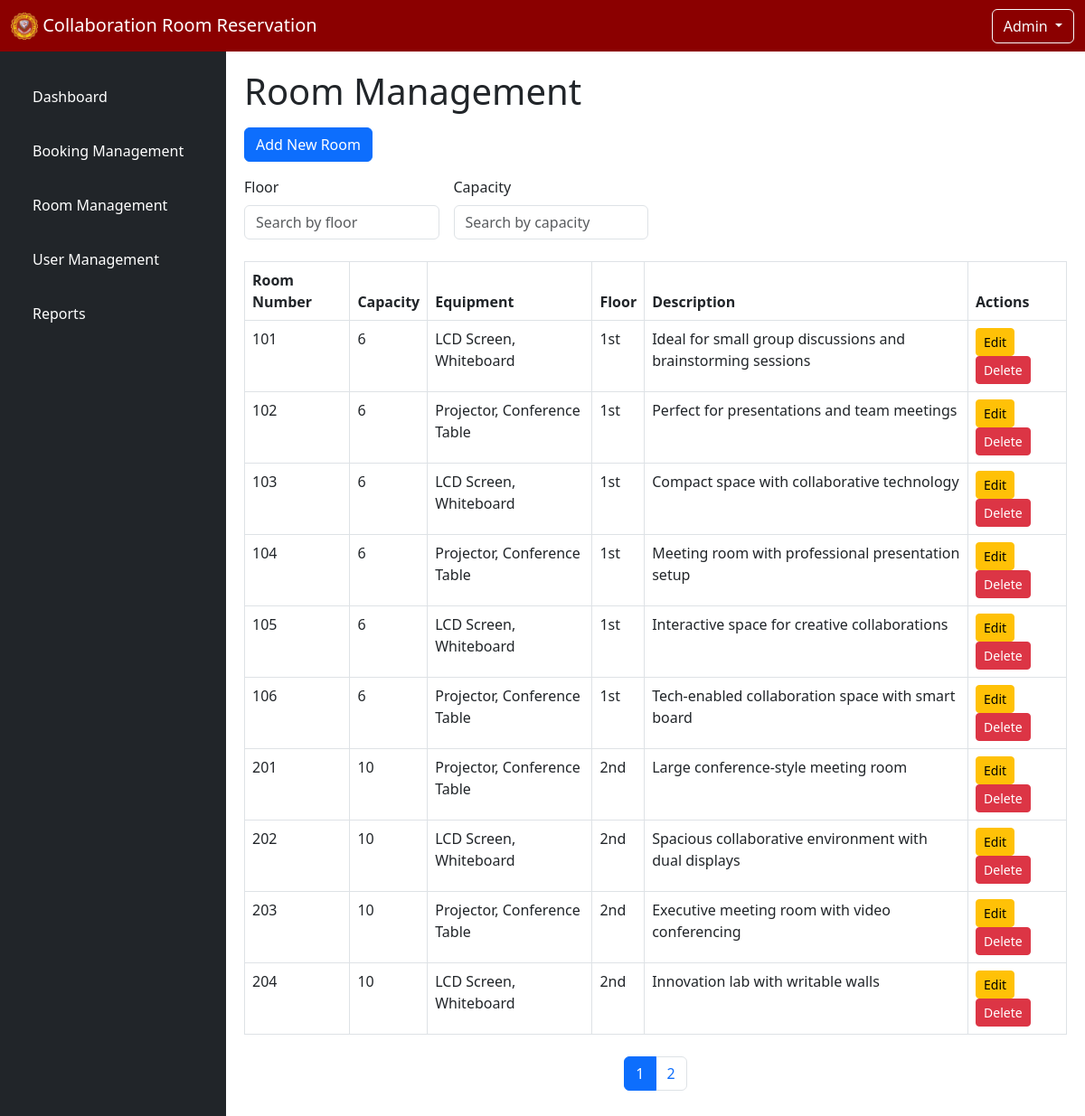
Page /admin/room_management.php on the committed database.
### tables this page shows
CREATE TABLE `rooms` (
  `id` int(11) NOT NULL,
  `room_number` varchar(50) NOT NULL,
  `capacity` int(11) NOT NULL,
  `equipment` text DEFAULT NULL,
  `floor` varchar(50) NOT NULL,
  `description` text DEFAULT NULL,
  `image` varchar(255) DEFAULT NULL,
  `created_at` timestamp NOT NULL DEFAULT current_timestamp()
);

### admin/room_management.php (the view, shortened to what this page needs)
<?php
include 'includes/header.php';
include 'includes/sidebar.php';
include 'includes/db_connection.php';
$conn = new mysqli($host, $username, $password, $dbname);
$floor = $_GET['floor'] ?? '';
$capacity = $_GET['capacity'] ?? '';
$equipment = $_GET['equipment'] ?? '';
$page = $_GET['page'] ?? 1;
$limit = 10;
$offset = ($page - 1) * $limit;
$query = "SELECT * FROM Rooms WHERE 1=1";
$types = '';
$params = [];
$query .= " ORDER BY room_number ASC LIMIT ? OFFSET ?";
$types .= 'ii';
$params[] = $limit;
$params[] = $offset;
$stmt = $conn->prepare($query);
if ($stmt) {
    if (!empty($types)) {
        $bindParams = [$types];
        foreach ($params as &$param) {
            $bindParams[] = &$param;
        }
        call_user_func_array([$stmt, 'bind_param'], $bindParams);
    }
    $stmt->execute();
    $result = $stmt->get_result();
    $rooms = $result->fetch_all(MYSQLI_ASSOC);
} else {
    die("Error preparing query: " . $conn->error);
}
$totalRoomsQuery = "SELECT COUNT(*) FROM Rooms WHERE 1=1";
$totalStmt = $conn->prepare($totalRoomsQuery);
if ($totalStmt) {
    $totalStmt->execute();
    $totalResult = $totalStmt->get_result();
    $totalRooms = $totalResult->fetch_row()[0];
    $totalPages = ceil($totalRooms / $limit);
} else {
    die("Error preparing total rooms query: " . $conn->error);
}
?>
<div class="main-content container-fluid">
    <h1 class="mb-3">Room Management</h1>
    <button type="button" class="btn btn-primary mb-3" data-bs-toggle="modal" data-bs-target="#addRoomModal">
        Add New Room
    </button>
    <form method="GET" class="mb-4" id="filterForm">
        <div class="row g-3">
            <div class="col-md-3">
                <label for="floor" class="form-label">Floor</label>
                <input type="text" name="floor" id="floor" class="form-control" placeholder="Search by floor" value="<?= htmlspecialchars($floor ?? '') ?>">
            </div>
            <div class="col-md-3">
                <label for="capacity" class="form-label">Capacity</label>
                <input type="number" name="capacity" id="capacity" class="form-control" placeholder="Search by capacity" value="<?= htmlspecialchars($capacity ?? '') ?>">
            </div>
        </div>
    </form>
    <table class="table table-bordered">
        <thead class="thead-dark">
            <tr>
                <th>Room Number</th>
                <th>Capacity</th>
                <th>Equipment</th>
                <th>Floor</th>
                <th>Description</th>
                <th>Actions</th>
            </tr>
        </thead>
        <tbody>
            <?php foreach ($rooms as $room): ?>
            <tr>
                <td><?= htmlspecialchars($room['room_number']) ?></td>
                <td><?= htmlspecialchars($room['capacity']) ?></td>
                <td><?= htmlspecialchars($room['equipment']) ?></td>
                <td><?= htmlspecialchars($room['floor']) ?></td>
                <td><?= htmlspecialchars($room['description']) ?></td>
                <td>
                    <a href="#editRoomModal" class="btn btn-sm btn-warning edit-room-btn" data-id="<?= $room['id'] ?>">Edit</a>
                    <a href="actions/delete_room.php?id=<?= $room['id'] ?>" class="btn btn-sm btn-danger" onclick="return confirm('Are you sure you want to delete this room?');">Delete</a>
                </td>
            </tr>
            <?php endforeach; ?>
        </tbody>
    </table>
    <nav aria-label="Rooms Pagination" class="mt-4">
        <ul class="pagination justify-content-center">
            <?php for ($i = 1; $i <= $totalPages; $i++): ?>
            <li class="page-item <?= $page == $i ? 'active' : '' ?>">
                <a class="page-link" href="?page=<?= $i ?>&floor=<?= urlencode($floor ?? '') ?>&capacity=<?= urlencode($capacity ?? '') ?>&equipment=<?= urlencode($equipment ?? '') ?>"><?= $i ?></a>
            </li>
            <?php endfor; ?>
        </ul>
    </nav>
</div>
<?php include 'includes/footer.php'; ?>

### admin/styles.css (style rules this page uses)
.main-content { flex: 1; padding: 20px; }

### rows in the picture
rooms: room_number "101", capacity "6", equipment "LCD Screen, Whiteboard", floor "1st", description "Ideal for small group discussions and brainstorming sessions"
rooms: room_number "102", capacity "6", equipment "Projector, Conference Table", floor "1st", description "Perfect for presentations and team meetings"
rooms: room_number "103", capacity "6", equipment "LCD Screen, Whiteboard", floor "1st", description "Compact space with collaborative technology"
rooms: room_number "104", capacity "6", equipment "Projector, Conference Table", floor "1st", description "Meeting room with professional presentation setup"
rooms: room_number "105", capacity "6", equipment "LCD Screen, Whiteboard", floor "1st", description "Interactive space for creative collaborations"
rooms: room_number "106", capacity "6", equipment "Projector, Conference Table", floor "1st", description "Tech-enabled collaboration space with smart board"
rooms: room_number "201", capacity "10", equipment "Projector, Conference Table", floor "2nd", description "Large conference-style meeting room"
rooms: room_number "202", capacity "10", equipment "LCD Screen, Whiteboard", floor "2nd", description "Spacious collaborative environment with dual displays"
rooms: room_number "203", capacity "10", equipment "Projector, Conference Table", floor "2nd", description "Executive meeting room with video conferencing"
rooms: room_number "204", capacity "10", equipment "LCD Screen, Whiteboard", floor "2nd", description "Innovation lab with writable walls"
